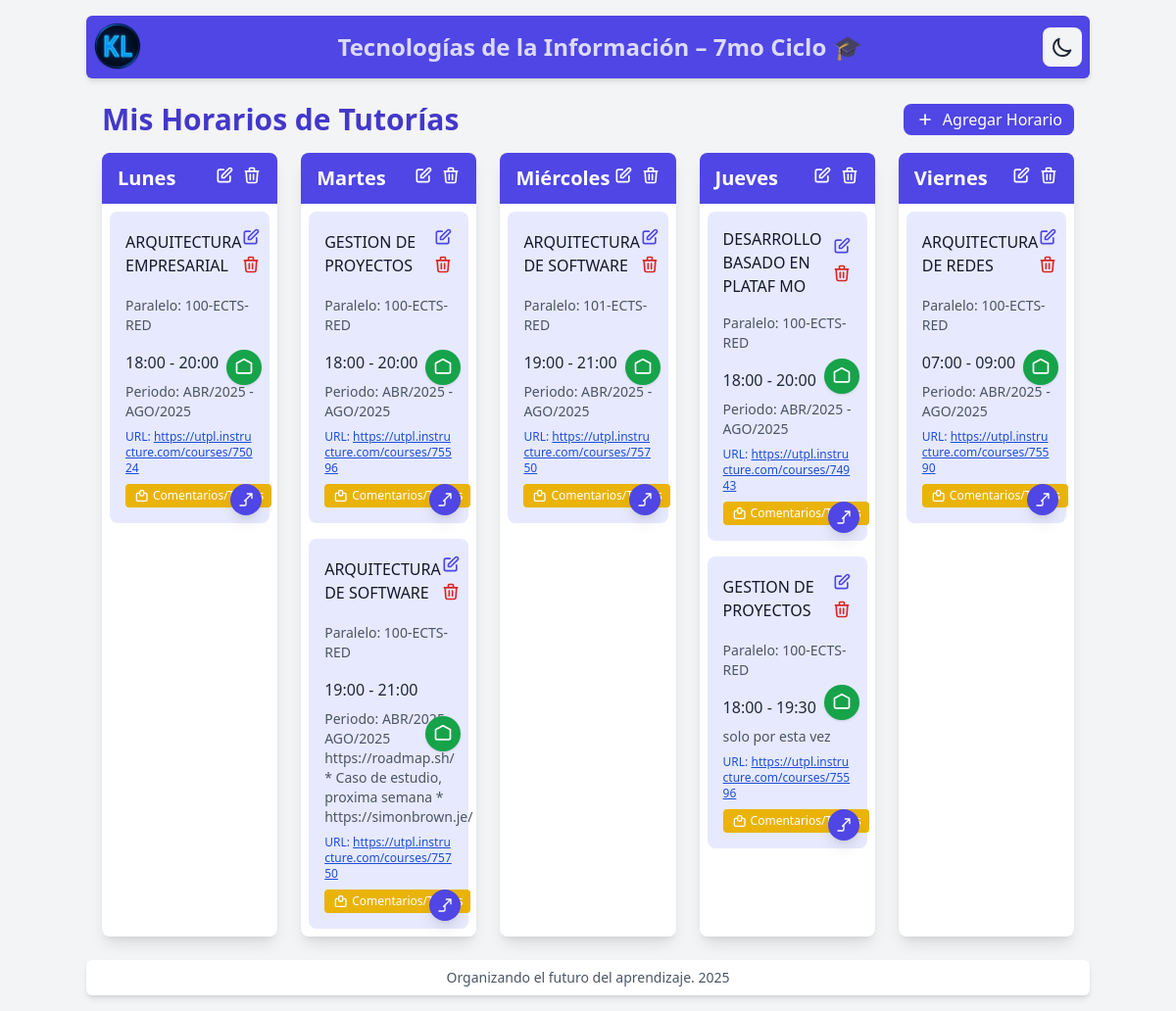
/, run on an earlier commit of the app's database.
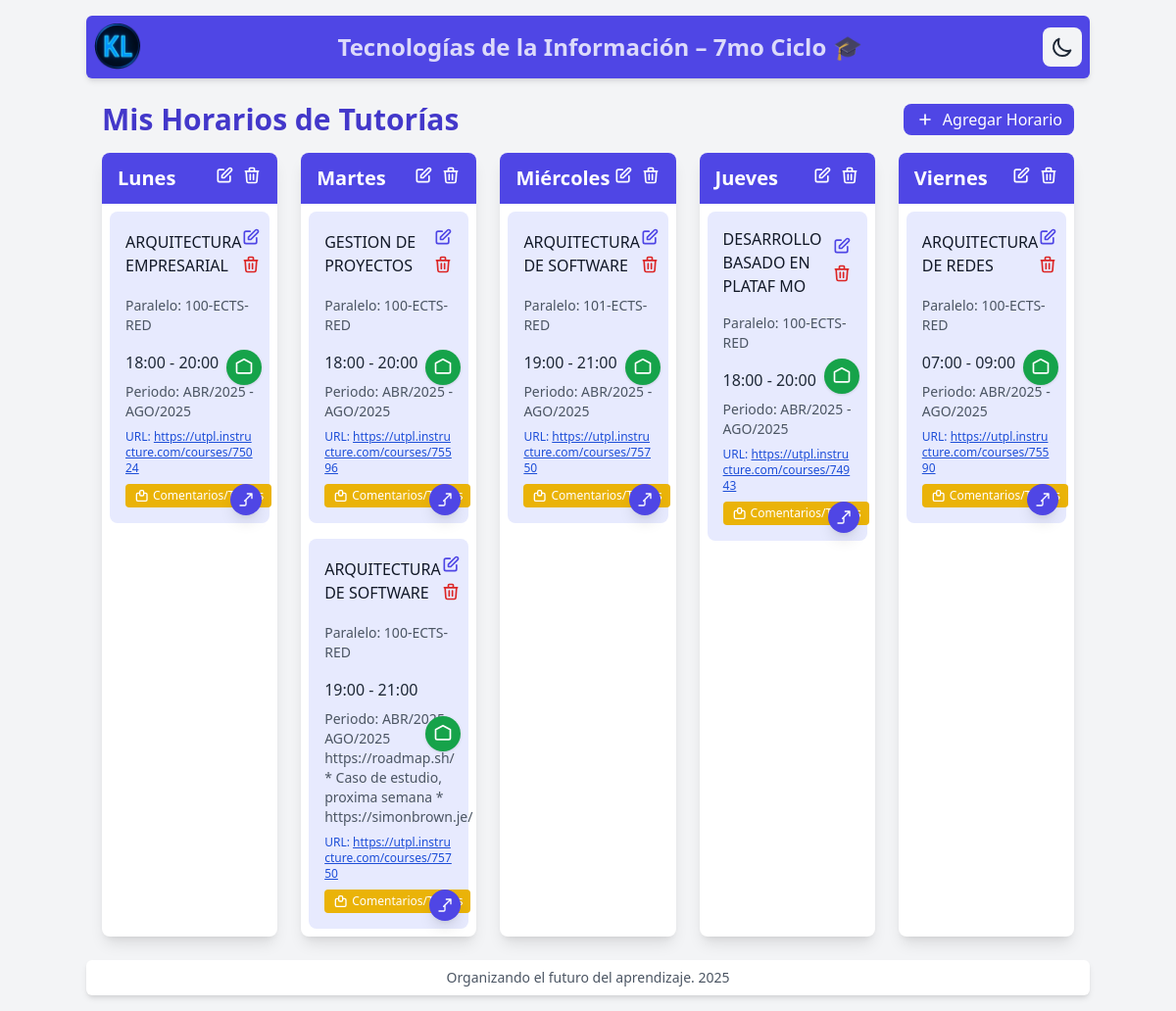
And on a later commit of the database.
### horarios/models.py (models this page shows, shortened)
class DiaSemana(models.Model):
    nombre = models.CharField(max_length=10, unique=True)  # Lunes, Martes, etc.
    orden = models.PositiveSmallIntegerField(default=1, verbose_name="Orden")
    class Meta:
        verbose_name = "Día de la Semana"
        verbose_name_plural = "Días de la Semana"

class HorarioTutoria(models.Model):
    materia = models.CharField(max_length=100, default='Sin materia')
    paralelo = models.CharField(max_length=50, blank=True, null=True, verbose_name="Paralelo")
    dia = models.ForeignKey(DiaSemana, on_delete=models.CASCADE)
    hora_inicio = models.TimeField()
    hora_fin = models.TimeField()
    notas = models.TextField(blank=True, null=True, verbose_name="Notas (Opcional)")
    url_curso = models.CharField(max_length=300, blank=True, null=True, verbose_name="URL del Curso")
    ruta_local = models.CharField(max_length=500, blank=True, null=True, verbose_name="Ruta Local")
    class Meta:
        verbose_name = "Horario de Tutoría"
        verbose_name_plural = "Horarios de Tutorías"
        ordering = ['dia', 'hora_inicio']

### horarios/views.py (the view)
# urls.py: path('', views.HorariosListView.as_view(), name='lista_horarios'),
class HorariosListView(ListView):
    model = DiaSemana
    template_name = 'horarios/horarios_list.html'
    context_object_name = 'dias_semana'
    ordering = ['orden']  # Ahora ordena por el campo 'orden'
    def get_queryset(self):
        return DiaSemana.objects.all().order_by('orden')

### horarios/templates/horarios/horarios_list.html (shortened to what this page needs)
{% extends 'base.html' %} {% block content %}
<div class="container mx-auto px-2 py-0">
  <div class="flex justify-between items-center mb-4">
    <h1 class="text-3xl font-bold text-indigo-700 dark:text-indigo-400">Mis Horarios de Tutorías</h1>
    <a href="{% url 'horarios:agregar_horario' %}" class="bg-indigo-600 text-white px-3 py-1 rounded-lg hover:bg-indigo-700 dark:bg-indigo-700 dark:hover:bg-indigo-800 transition-colors flex items-center">
      <svg class="w-5 h-5 mr-2" fill="none" stroke="currentColor" viewBox="0 0 24 24">
        <path stroke-linecap="round" stroke-linejoin="round" stroke-width="2" d="M12 6v6m0 0v6m0-6h6m-6 0H6" />
      </svg>
      Agregar Horario
    </a>
  </div>
  <div class="grid grid-cols-1 md:grid-cols-5 gap-6">
    {% for dia in dias_semana %}
    <div class="bg-white dark:bg-dark-card rounded-lg shadow-lg overflow-hidden transition-colors">
      <div class="bg-indigo-600 dark:bg-indigo-800 px-4 py-3">
        <div class="flex justify-between items-center">
          <h2 class="text-xl font-semibold text-white">{{ dia.nombre }}</h2>
          <div class="flex space-x-2">
            <a href="{% url 'horarios:editar_dia' dia.id %}" class="text-white hover:text-gray-200 transition-colors" title="Editar día">
              <svg class="w-5 h-5" fill="none" stroke="currentColor" viewBox="0 0 24 24">
                <path stroke-linecap="round" stroke-linejoin="round" stroke-width="2" d="M11 5H6a2 2 0 00-2 2v11a2 2 0 002 2h11a2 2 0 002-2v-5m-1.414-9.414a2 2 0 112.828 2.828L11.828 15H9v-2.828l8.586-8.586z" />
              </svg>
            </a>
            <form method="post" action="{% url 'horarios:eliminar_dia' dia.id %}" class="inline" onsubmit="return confirm('¿Estás seguro de eliminar este día? No se podrá eliminar si tiene horarios asociados.');">
              <button type="submit" class="text-white hover:text-red-200 transition-colors" title="Eliminar día">
                <svg class="w-5 h-5" fill="none" stroke="currentColor" viewBox="0 0 24 24">
                  <path stroke-linecap="round" stroke-linejoin="round" stroke-width="2" d="M19 7l-.867 12.142A2 2 0 0116.138 21H7.862a2 2 0 01-1.995-1.858L5 7m5 4v6m4-6v6m1-10V4a1 1 0 00-1-1h-4a1 1 0 00-1 1v3M4 7h16" />
                </svg>
              </button>
            </form>
          </div>
        </div>
      </div>
      <div class="p-2">
        {% for horario in dia.horariotutoria_set.all %}
        <div class="bg-[#e7eafe] dark:bg-indigo-900 rounded-lg p-4 mb-4 last:mb-0 transition-all duration-300 hover:shadow-2xl hover:scale-[1.03] hover:bg-indigo-100 dark:hover:bg-indigo-800 relative cursor-pointer horario-card" data-horario-id="{{ horario.id }}" data-materia="{{ horario.materia }}" data-paralelo="{{ horario.paralelo|default:'' }}" data-hora-inicio="{{ horario.hora_inicio|time:'H:i' }}" data-hora-fin="{{ horario.hora_fin|time:'H:i' }}" data-notas="{{ horario.notas|default:'' }}" data-url-curso="{{ horario.url_curso|default:'' }}" data-ruta-local="{{ horario.ruta_local|default:'' }}">
          {% if horario.ruta_local %}
          <a href="file:///{{ horario.ruta_local|urlencode }}" class="absolute right-2 top-1/2 -translate-y-1/2 bg-green-600 hover:bg-green-800 text-white rounded-full p-2 shadow transition-colors btn-ruta-local z-20 flex items-center justify-center" title="Abrir carpeta local" onclick="event.stopPropagation(); return abrirRutaLocal('{{ horario.ruta_local|escapejs }}', this);">
            <svg class="w-5 h-5" fill="none" stroke="currentColor" viewBox="0 0 24 24">
              <path stroke-linecap="round" stroke-linejoin="round" stroke-width="2" d="M3 7v10a2 2 0 002 2h14a2 2 0 002-2V7M3 7l9-5 9 5" />
            </svg>
          </a>
          {% endif %}
          <div class="flex justify-between items-center mb-4 pointer-events-none">
            <div class="flex items-center space-x-2">
              <h3 class="font-medium text-gray-900 dark:text-gray-100">{{ horario.materia }}</h3>
            </div>
            <div class="flex flex-col space-y-2">
              <a href="{% url 'horarios:editar_horario' horario.id %}" class="text-indigo-600 hover:text-indigo-800 dark:text-indigo-400 dark:hover:text-indigo-300 transition-colors pointer-events-auto" onclick="event.stopPropagation();">
                <svg class="w-5 h-5" fill="none" stroke="currentColor" viewBox="0 0 24 24">
                  <path stroke-linecap="round" stroke-linejoin="round" stroke-width="2" d="M11 5H6a2 2 0 00-2 2v11a2 2 0 002 2h11a2 2 0 002-2v-5m-1.414-9.414a2 2 0 112.828 2.828L11.828 15H9v-2.828l8.586-8.586z" />
                </svg>
              </a>
              <form method="post" action="{% url 'horarios:eliminar_horario' horario.id %}" class="inline pointer-events-auto" onsubmit="return confirm('¿Estás seguro de eliminar este horario?');" onclick="event.stopPropagation();">
                <button type="submit" class="text-red-600 hover:text-red-800 dark:text-red-400 dark:hover:text-red-300 transition-colors">
                  <svg class="w-5 h-5" fill="none" stroke="currentColor" viewBox="0 0 24 24">
                    <path stroke-linecap="round" stroke-linejoin="round" stroke-width="2" d="M19 7l-.867 12.142A2 2 0 0116.138 21H7.862a2 2 0 01-1.995-1.858L5 7m5 4v6m4-6v6m1-10V4a1 1 0 00-1-1h-4a1 1 0 00-1 1v3M4 7h16" />
                  </svg>
                </button>
              </form>
            </div>
          </div>
          {% if horario.paralelo %}
          <p class="text-sm text-gray-600 dark:text-gray-400 mb-4">Paralelo: {{ horario.paralelo }}</p>
          {% endif %}
          <p class="text-gray-800 dark:text-gray-200">{{ horario.hora_inicio|time:"H:i" }} - {{ horario.hora_fin|time:"H:i" }}</p>
          {% if horario.notas %}
          <p class="text-sm text-gray-600 dark:text-gray-400 mt-2">{{ horario.notas }}</p>
          {% endif %} {% if horario.url_curso %}
          <p class="text-xs text-blue-700 dark:text-blue-300 mt-2 break-all">URL: <a href="{{ horario.url_curso }}" target="_blank" class="underline">{{ horario.url_curso }}</a></p>
          {% endif %}
          {% if horario.url_curso %}
          <a href="{{ horario.url_curso }}" target="_blank" class="absolute bottom-2 right-2 bg-indigo-600 text-white rounded-full p-2 shadow-lg hover:bg-indigo-800 transition-colors z-10 flex items-center justify-center btn-url-curso" title="Ir al curso" onclick="event.stopPropagation();">
            <svg class="w-4 h-4" fill="none" stroke="currentColor" viewBox="0 0 24 24">
              <path stroke-linecap="round" stroke-linejoin="round" stroke-width="2" d="M14 3h7m0 0v7m0-7L10 14m-7 7h7a2 2 0 002-2v-7" />
            </svg>
          </a>
          {% endif %}
          <button type="button" class="mt-2 bg-yellow-500 text-white px-2 py-1 rounded hover:bg-yellow-600 transition-colors text-xs flex items-center btn-comentarios" data-horario-id="{{ horario.id }}">
            <svg class="w-4 h-4 mr-1" fill="none" stroke="currentColor" viewBox="0 0 24 24">
              <path stroke-linecap="round" stroke-linejoin="round" stroke-width="2" d="M17 8h2a2 2 0 012 2v8a2 2 0 01-2 2H7a2 2 0 01-2-2V10a2 2 0 012-2h2m5-4h-2a2 2 0 00-2 2v4a2 2 0 002 2h2a2 2 0 002-2V6a2 2 0 00-2-2z" />
            </svg>
            Comentarios/Tareas
          </button>
        </div>
        {% empty %}
        <p class="text-gray-500 dark:text-gray-400 italic">No hay tutorías programadas</p>
        {% endfor %}
      </div>
    </div>
    {% endfor %}
  </div>
</div>
{% endblock %}

### horarios/templates/base.html (shortened to what this page needs)
<!DOCTYPE html>
<html lang="es" class="h-full" x-data="{ darkMode: localStorage.getItem('darkMode') === 'true' }" x-init="$watch('darkMode', val => localStorage.setItem('darkMode', val))" :class="{ 'dark': darkMode }">
  <head>
    {% load static %}
    <script src="https://cdn.tailwindcss.com"></script>
  </head>
  <body class="bg-gray-100 dark:bg-dark-bg min-h-screen flex flex-col transition-colors duration-200">
    <header class="bg-indigo-600 dark:bg-gray-800 text-gray-800 dark:text-gray-100 p-2 shadow-md container mx-auto rounded-md my-4">
      <div class="flex items-center">
        <img src="/static/img/logotipo_kl.webp" alt="Logotipo" class="h-12 w-auto mr-4" />
        <h1 class="text-2xl font-bold flex-grow text-center text-white text-opacity-80 dark:text-gray-300">Tecnologías de la Información – 7mo Ciclo 🎓</h1>
        <div class="flex items-center space-x-4">
          <button @click="darkMode = !darkMode" class="p-2 rounded-lg bg-gray-100 hover:bg-gray-200 dark:bg-gray-700 dark:hover:bg-gray-600 transition-colors" :aria-label="darkMode ? 'Activar modo claro' : 'Activar modo oscuro'">
            <svg x-show="!darkMode" class="w-6 h-6" fill="none" stroke="currentColor" viewBox="0 0 24 24">
              <path stroke-linecap="round" stroke-linejoin="round" stroke-width="2" d="M20.354 15.354A9 9 0 018.646 3.646 9.003 9.003 0 0012 21a9.003 9.003 0 008.354-5.646z" />
            </svg>
          </button>
        </div>
      </div>
    </header>
    <main class="container mx-auto p-2 flex-grow">
       {% block content %}{% endblock %}
    </main>
    <footer class="py-2 text-center text-gray-600 dark:text-gray-400 text-sm bg-white dark:bg-gray-800 container mx-auto rounded-md shadow-md my-4">
      <p>Organizando el futuro del aprendizaje. 2025</p>
    </footer>
  </body>
</html>

What changed in the data, as far as the page shows it:
removed HorarioTutoria: materia "GESTION DE PROYECTOS", paralelo "100-ECTS-RED", hora_inicio "18:00", hora_fin "19:30", notas "solo por esta vez", url_curso "https://utpl.instructure.com/courses/75596", shown under DiaSemana "Jueves"
